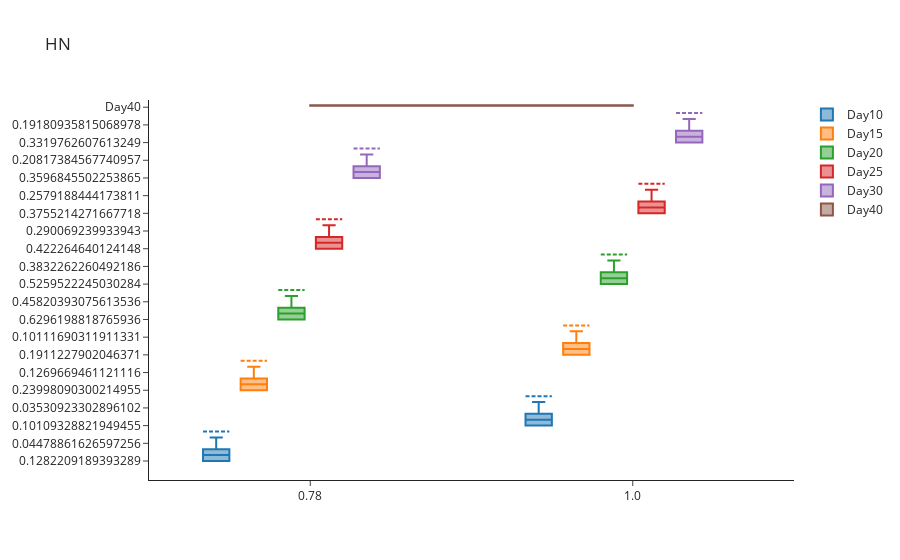

The cell this chart's notebook holds for it:
### Code cell
# Create list of names for x-axis and traces
epsilon_range = np.around(epsilon_range,2)
num_epsilons = len(epsilon_range)
x_name = []
for i in range(num_epsilons):
    x_name.append(str(epsilon_range[i]))
trace_name = ['Day{}'.format(x) for x in chosen_times]

# Sort results
all_intervals_chosen.sort_values(by=['Time Points', 'Epsilon'], inplace=True)

# Plot (box plot for inference)
fig = go.Figure()

for i in range(len(trace_name)):
    fig.add_trace(
        go.Box(
            mean=all_intervals_chosen.loc[all_intervals_chosen['Central Probability']==0]['Mean'][i*num_epsilons:(i+1)*num_epsilons],
            median=all_intervals_chosen.loc[all_intervals_chosen['Central Probability']==0]['Lower bound CI'][i*num_epsilons:(i+1)*num_epsilons],
            q1=all_intervals_chosen.loc[all_intervals_chosen['Central Probability']==0.25]['Lower bound CI'][i*num_epsilons:(i+1)*num_epsilons],
            q3=all_intervals_chosen.loc[all_intervals_chosen['Central Probability']==0.25]['Upper bound CI'][i*num_epsilons:(i+1)*num_epsilons],
            upperfence=all_intervals_chosen.loc[all_intervals_chosen['Central Probability']==0.95]['Upper bound CI'][i*num_epsilons:(i+1)*num_epsilons],
            lowerfence=all_intervals_chosen.loc[all_intervals_chosen['Central Probability']==0.95]['Lower bound CI'][i*num_epsilons:(i+1)*num_epsilons],
            x=x_name,
            name=trace_name[i]
        )
    )
fig.update_layout(template='simple_white', boxmode='group', title='HK')

fig.show()

### Figure 1 — Plotly figure (JSON) as saved in the notebook; plotly's stock layout.template omitted (floating-point values rounded to 4 significant figures)
{"data": [{"lowerfence": [0.04479, 0.03531], "mean": [0.1666, 0.1313], "median": [0.1522, 0.12], "name": "Day10", "q1": [0.1282, 0.1011], "q3": [0.1791, 0.1412], "type": "box", "upperfence": [0.3701, 0.2918], "x": ["0.78", "1.0"]}, {"lowerfence": [0.127, 0.1011], "mean": [0.2784, 0.2217], "median": [0.2679, 0.2134], "name": "Day15", "q1": [0.24, 0.1911], "q3": [0.298, 0.2373], "type": "box", "upperfence": [0.4888, 0.3893], "x": ["0.78", "1.0"]}, {"lowerfence": [0.4582, 0.3832], "mean": [0.6752, 0.5638], "median": [0.6675, 0.5574], "name": "Day20", "q1": [0.6296, 0.526], "q3": [0.7069, 0.5902], "type": "box", "upperfence": [0.9363, 0.7804], "x": ["0.78", "1.0"]}, {"lowerfence": [0.2901, 0.2579], "mean": [0.4588, 0.408], "median": [0.452, 0.402], "name": "Day25", "q1": [0.4223, 0.3755], "q3": [0.4831, 0.4296], "type": "box", "upperfence": [0.6664, 0.5927], "x": ["0.78", "1.0"]}, {"lowerfence": [0.2082, 0.1918], "mean": [0.4087, 0.3775], "median": [0.3962, 0.3658], "name": "Day30", "q1": [0.3597, 0.332], "q3": [0.4353, 0.4021], "type": "box", "upperfence": [0.6799, 0.6297], "x": ["0.78", "1.0"]}, {"lowerfence": [], "mean": [], "median": [], "name": "Day40", "q1": [], "q3": [], "type": "box", "upperfence": [], "x": ["0.78", "1.0"]}], "layout": {"boxmode": "group", "title": {"text": "HN"}}}
